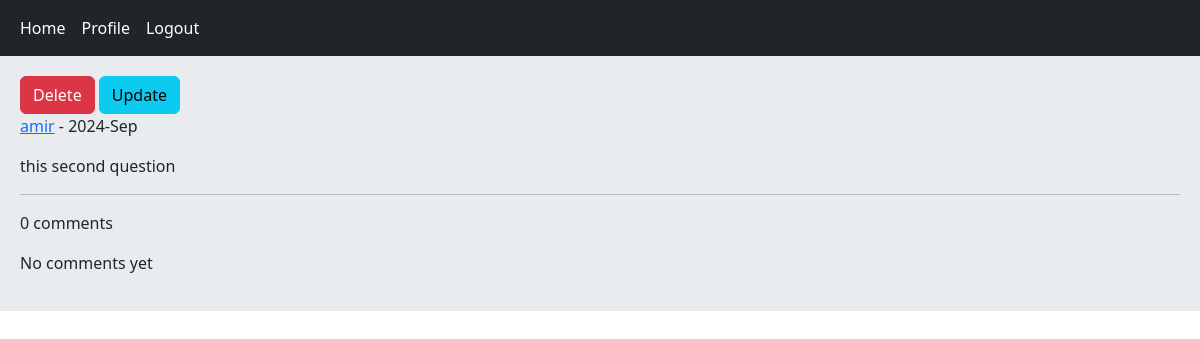
/post/2/this-second-question/ (signed in), run on an earlier commit of the app's database.
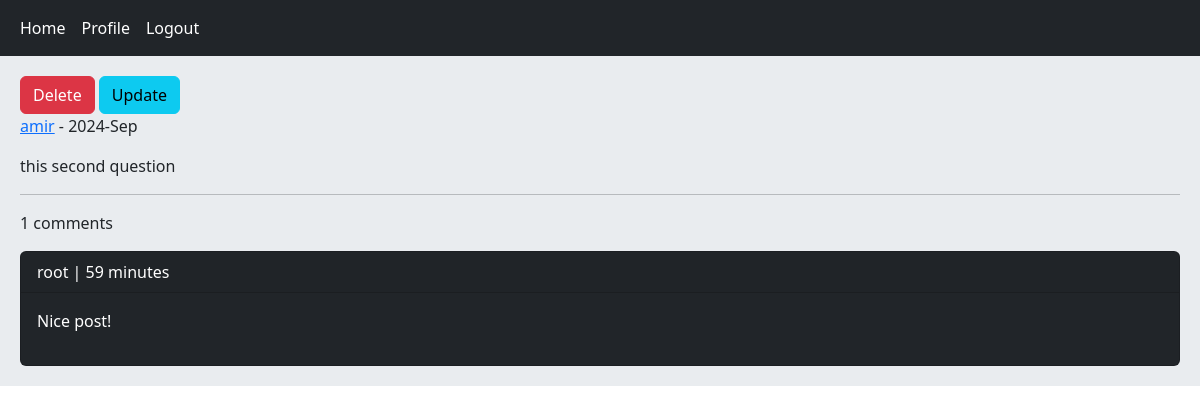
And on a later commit of the database.
### home/models.py (models this page shows, shortened)
class Post(models.Model):
    user = models.ForeignKey(User, on_delete=models.CASCADE, related_name='posts')
    body = models.TextField()
    slug = models.SlugField()
    created = models.DateTimeField(auto_now_add=True)
    update = models.DateTimeField(auto_now=True)
    class Meta:
        ordering = ('-created',)

class Comment(models.Model):
    user = models.ForeignKey(User, on_delete=models.CASCADE, related_name='ucomments')
    post = models.ForeignKey(Post, on_delete=models.CASCADE, related_name='pcomments')
    reply = models.ForeignKey('self', on_delete=models.CASCADE, related_name='rcomments', blank=True, null=True)
    is_reply = models.BooleanField(default=False)
    body = models.TextField(max_length=400)
    created = models.DateTimeField(auto_now_add=True)

### home/views.py (the view)
# urls.py: path('post/<int:post_id>/<slug:post_slug>/', views.PostDatailView.as_view(), name='post_detail'),
class PostDatailView(View):
    def get(self, request, post_id, post_slug):
        post = get_object_or_404(Post, pk=post_id, slug=post_slug)
        comments = post.pcomments.filter(is_reply=False)
        return render(request, 'home/detail.html', {'post':post, 'comments':comments})

### home/templates/home/detail.html
{% extends 'base.html' %}
{% block content %}
    {% if request.user.id == post.user.id %}
        <a href="{% url 'home:post_delete' post.id %}" class="btn btn-danger">Delete</a>
        <a href="{% url 'home:post_update' post.id %}" class="btn btn-info">Update</a>
    {% endif %}
    <p><a href="{% url 'account:user_profile' post.user.id %}">{{ post.user.username }}</a> - {{ post.created|date:"Y-M" }}</p>
    <p>{{ post.body }}</p><hr/>
    <p>{{ comments.count }} comments</p>
    {% for comment in comments %}
        <div class="card bg-dark text-white">
            <p class="card-header">{{ comment.user }} | {{ comment.created|timesince }}</p>
            <p class="card-body">{{ comment.body }}</p>
        </div>
    {% empty %}
        <p>No comments yet</p>
    {% endfor %}
{% endblock %}

### templates/base.html (shortened to what this page needs)
<!DOCTYPE html>
<html lang="en">
<head>
    <link href="https://cdn.jsdelivr.net/npm/bootstrap@5.3.3/dist/css/bootstrap.min.css" rel="stylesheet">
</head>
<body>
    {% include 'inc/navbar.html' %}
    <div class="jumbotron">
        {% block content %} {% endblock %}
    </div>
</body>
</html>

### templates/inc/navbar.html
<nav class="navbar navbar-expand-lg navbar-dark bg-dark">
    <div class="container-fluid">
        <div class="navbar-nav">
            <a class="nav-link active" aria-current="page" href="{% url 'home:home' %}">Home</a>
            {% if request.user.is_authenticated %}
            <a class="nav-link active" aria-current="page" href="{% url 'account:user_profile' request.user.id %}">Profile</a>
            <a class="nav-link active" aria-current="page" href="{% url 'account:user_logout' %}">Logout</a>
            {% else %}
            <a class="nav-link active" aria-current="page" href="{% url 'account:user_register' %}">Register</a>
            <a class="nav-link active" aria-current="page" href="{% url 'account:user_login' %}">Login</a>
            {% endif %}
        </div>
    </div>
</nav>

### templates/base.html (style rules this page uses)
.jumbotron { padding: 20px; margin-bottom: 20px; background-color: #e9ecef; }

What changed in the data, as far as the page shows it:
added Comment: user "root", created "59 minutes", body "Nice post!"
Also different on the page:
{{ comments.count }}: "0" → "1"
text no longer shown: "No comments yet"
